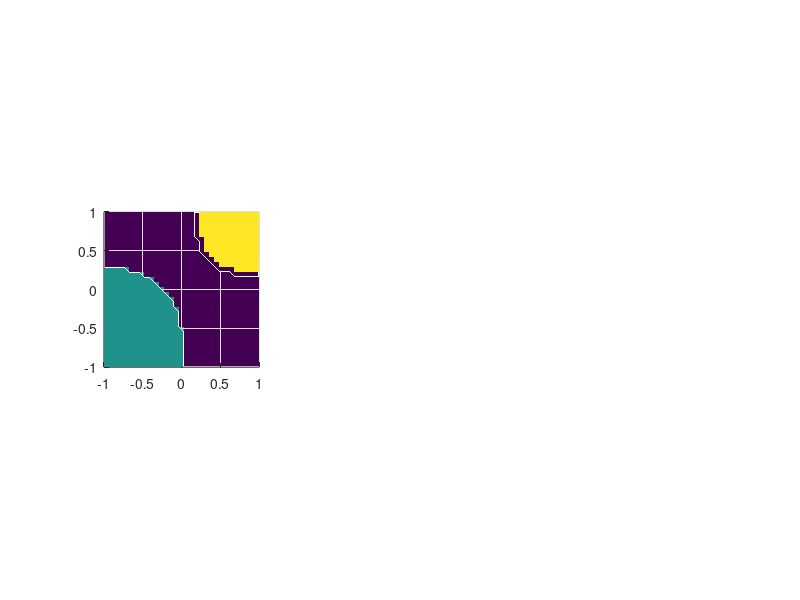

Source code (MATLAB): (Note: this script raises an error after producing the figure.)
rng(10);

%% MCMC parameters
mcmc.method = 'pcn';    % MCMC method (pcn, mala)
mcmc.mix_ratio = 1;   % Ratio of MALA steps to pCN steps (mixed method)
S = 1000000;      % MCMC samples
mcmc.beta = 0.01;       % pCN jump parameter
mcmc.h = 0.0001;                 % MALA step size parameter
mcmc.local = 1000;        % how many steps to calculate local acceptance rate?
mcmc.thinning = 1000;    % how often to update figure?
mcmc.burnin = 100000;
mcmc.b_acc_target = 0.2;
mcmc.h_acc_target = 0.2;

%% Model parameters
md.d = 2;              % Spatial dimension 
md.H = [200,200,10];    % Layer widths
md.L = 3;              % Number of hidden layers
md.N = 2^5;            % Sample on N or N*N grid
md.J = 2^5;
md.gm = 0.1;

% Calculate total number of weights
md.NW = md.d*md.H(1) + md.H(1);
for l=2:md.L
    md.NW = md.NW + md.H(l)*md.H(l-1) + md.H(l);
end
md.NW = md.NW + md.H(md.L);

% Define the spatial grid
[X,Y] = meshgrid(linspace(-1,1,md.N));
md.XX = [X(:),Y(:)];

% Create the truth, forward map, data
UT = zeros(md.N);
UT((X+1).^2+0.5*(Y+1).^3 < 1^2) = 1;
UT((X-0.8).^2+(Y-0.8).^2 < 0.6^2) = 2;
ax = [0,2];

%UT = flipud(phantom('Modified Shepp-Logan',md.N));
UT = UT(:);

obsInd = round(linspace(1,md.N^2,md.J));
obsInd = randsample(md.N^2,md.J);
basis = speye(md.N^2);

B = zeros(md.N^2);
%for j=1:md.N
%    B(:,j) = idct(dct(full(basis(:,j))).*exp(-0.0*(1:md.N)'));
%end
B = speye(md.N^2);

A = basis(obsInd,:);
G = A*B;

y = G*UT + normrnd(0,1,md.J,1)*md.gm;

% Objective function
J = @(xi) JFull(xi,md);

% Cost function
md.cost = @(U) norm(G*U-y)^2/(2*md.gm^2);
md.dcost = @(U) G'*(G*U-y)/md.gm^2;

% Activation function
md.sig = @(z) tanh(z);
md.dsig = @(z) 2*sqrt(2)*normpdf(z*sqrt(2));

% Non-centring function
md.lambda = @(z) tan(pi*normcdf(z)-pi/2);
md.dlambda = @(z) pi*sec(pi*normcdf(z)-pi/2).^2.*normpdf(z);

subplot(131);
surf(X,Y,reshape(UT,md.N,md.N),'EdgeColor','None');view(2);axis square;
caxis(ax);
%hold on
%scatter(md.XX(obsInd),y,'x');
%hold off


% Finite Difference test
%{
xi = normrnd(0,1,md.NW,1);
U = normrnd(0,1,md.N^2,1);

basis = speye(md.NW);
basisN = speye(md.N);
[~,PhiXi,DPhi_adj] = build_net(xi,md);
Cost0 = md.cost(U);
DCost_adj = md.dcost(U);
DPhi_fd = zeros(md.NW,1);
DCost_fd = zeros(md.N,1);

ep = 1e-8;
for j=1:md.NW
    [~,PhiXiP] = build_net(xi+ep*basis(:,j),md);
    DPhi_fd(j) = (PhiXiP-PhiXi)/ep;
end
for j=1:md.N
    DCost_fd(j) = (md.cost(U+ep*basisN(:,j))-Cost0)/ep;
end

subplot(131)
plot(DPhi_adj);
subplot(132)
plot(DPhi_fd);
subplot(133)
plot(DPhi_adj./DPhi_fd);
return
%}

% Performance test
%{
tic
for j=1:1000
xi = normrnd(0,1,md.NW,1);
[~,PhiXi,DPhiXi] = build_net(xi,md);
end
toc
return
%}

%% Gradient Descent
%{
%xi = normrnd(0,1,md.NW,1);
a0 = 2e-5;
maxIt = 20;

PhiTrace = zeros(S,1);
DPhiTrace = zeros(S,1);
for j=1:S
    [U,PhiXi,DPhiXi] = build_net(xi,md);
    PhiTrace(j) = PhiXi+norm(xi)^2/2;
    DPhiTrace(j) = norm(DPhiXi + xi);
    
    if mod(j,10) == 0
        fprintf('Phi = %f\t DPhi = %f\n',PhiTrace(j),DPhiTrace(j));
        subplot(131)
        semilogy(1:j,PhiTrace(1:j));
        subplot(132);
        semilogy(1:j,DPhiTrace(1:j));
        subplot(133);
        plot(md.XX,UT);
        hold on
        plot(md.XX,U);axis([-1,1,-2,1]);
        hold off        
        pause(0.01);
    end
    
    [ac,~] = LineSearch(xi,-DPhiXi-xi,a0,maxIt,J);
    ac = a0;
    xi = xi - ac*(DPhiXi + xi) + 0*sqrt(2*ac)*normrnd(0,1,md.NW,1);
    
    if ac < 1e-16
        maxIt = min(1e3,maxIt*2);
    end

end
return
%disp(size(U))
%disp(PhiXi);
%plot(md.XX,U)
%}


%% MCMC
%
acc = zeros(S,1);

UMean = zeros(md.N^2,1);
UVar = zeros(md.N^2,1);
xiMean = zeros(md.NW,1);
xiTrace = zeros(S,1);

xi = 0*normrnd(0,1,md.NW,1);
[~,PhiXi] = build_net(xi,md);

for s=1:S
    mcmc.b = 4*sqrt(mcmc.h)/(4+mcmc.h);
    if mcmc.mix_ratio > 0
        if unifrnd(0,1) < mcmc.mix_ratio
            mcmc.method = 'mala';
            [~,~,DPhiXi] = build_net(xi,md);
        else
            mcmc.method = 'pcn';
        end
    end
    
    % pCN
    if strcmp(mcmc.method,'pcn')
        xiProp = sqrt(1-mcmc.beta^2)*xi + mcmc.beta*normrnd(0,1,md.NW,1);
        
        [~,PhiXiProp] = build_net(xiProp,md);
        aProb = min(1,exp(PhiXi-PhiXiProp));
        
        if unifrnd(0,1) < aProb
            xi = xiProp;
            PhiXi = PhiXiProp;
            acc(s) = 1;
        end
        
        if mod(s,mcmc.local) == 0
            l_acc = mean(acc(s-mcmc.local+1:s));
            factor = max(1,2^((mcmc.burnin-s)/mcmc.burnin));
            if l_acc < mcmc.b_acc_target
                mcmc.beta = mcmc.beta/factor;
            else
                mcmc.beta = min(1,mcmc.beta*factor);
            end
        end
        
    % MALA    
    elseif strcmp(mcmc.method,'mala')
        xiProp = sqrt(1-mcmc.b^2)*xi + mcmc.b*(normrnd(0,1,md.NW,1) - sqrt(mcmc.h)/2*DPhiXi);
        [~,PhiXiProp,DPhiXiProp] = build_net(xiProp,md);
        I1 = PhiXi + mcmc.h/8*norm(DPhiXi)^2 + sqrt(mcmc.h)/2*DPhiXi'*(xiProp-sqrt(1-mcmc.b^2)*xi)/mcmc.b;
        I2 = PhiXiProp + mcmc.h/8*norm(DPhiXiProp)^2 + sqrt(mcmc.h)/2*DPhiXiProp'*(xi-sqrt(1-mcmc.b^2)*xiProp)/mcmc.b;
        
        aProb = min(1,exp(I1-I2));
        
        if unifrnd(0,1) < aProb
            xi = xiProp;
            PhiXi = PhiXiProp;
            DPhiXi = DPhiXiProp;
            acc(s) = 1;
        end
        
        if mod(s,mcmc.local) == 0
            l_acc = mean(acc(s-mcmc.local+1:s));
            factor = max(1,2^((mcmc.burnin-s)/mcmc.burnin));
            if l_acc < 0.3
                mcmc.h = mcmc.h/factor;
            else
                mcmc.h = min(1,mcmc.h*factor);
            end
        end
    end
    

        
    if mod(s,mcmc.thinning) == 0           
        U = build_net(xi,md);
        
        if s > mcmc.burnin
            q = (s-mcmc.burnin)/mcmc.thinning;
            UMean = ((q-1)*UMean + U)/q;
            UVar = ((q-1)*UVar + U.^2)/q;
            xiMean = ((q-1)*xiMean + xi)/q;

            subplot(133);
            surf(X,Y,reshape(UMean,md.N,md.N),'EdgeColor','None');view(2);axis square;
            caxis(ax);
        end
        
        subplot(132);
        surf(X,Y,reshape(U,md.N,md.N),'EdgeColor','None');view(2);axis square;
        caxis(ax);
        pause(0.01);
        fprintf('s = %i\tAccepted: %f\n',s,l_acc);
    end
    
    xiTrace(s) = norm(xi);
end
%

function z = JFull(xi,model)
    [~,PhiXi] = build_net(xi,model);
    z = PhiXi + norm(xi)^2/2;
end

function [U,PhiXi,DPhiXi] = build_net(xi,model)

    N = model.N^2;
    L = model.L;
    H = model.H;
    XX = model.XX;
    
    xi0 = xi;
    xi = model.lambda(xi0);
    % Extract weights/biases from xi
    W = cell(L+1,1);
    B = cell(L,1);
    
    curr_ind = 1;
    next_ind = model.d*H(1);
    W{1} = reshape(xi(curr_ind:next_ind),H(1),model.d);
    curr_ind = next_ind;
    next_ind = curr_ind + H(1);
    B{1} = xi(curr_ind+1:next_ind);
    
    for l=2:L
        curr_ind = next_ind;
        next_ind = curr_ind + H(l-1)*H(l);
        W{l} = reshape(xi(curr_ind+1:next_ind),H(l),H(l-1));
        curr_ind = next_ind;
        next_ind = curr_ind + H(l);
        B{l} = xi(curr_ind+1:next_ind);
    end
    curr_ind = next_ind;
    W{L+1} = reshape(xi(curr_ind+1:end),1,H(L));
    
    % Calculate U
    U = W{1}*XX' + B{1};
    U = model.sig(U);
    for l=2:L
        U = model.sig(W{l}*U + B{l});
    end
    U = (W{L+1}*U)'/H(L);
    
    % Return Phi(U)
    if nargout > 1
        PhiXi = model.cost(U);
    end
    
    % Return DPhi(U)  
    if nargout > 2
    
        dcost = model.dcost(U);

        % Build network
        z = cell(L+1,1);
        a = cell(L+1,1);

        z{1} = W{1}*XX' + B{1};
        a{1} = model.sig(z{1});
        for l=2:L
            z{l} = W{l}*a{l-1} + B{l};
            a{l} = model.sig(z{l});
        end
        z{L+1} = W{L+1}*a{L};
        a{L+1} = z{L+1};  

        % Calculate cost derivative (backprop);
        delta = cell(L+1,1);
        delta{L+1} = ones(1,N);

        for l=L:-1:1
           delta{l} = (W{l+1}'*delta{l+1}).*model.dsig(z{l}); 
        end

        size(delta{1})
        size(XX)
        temp = delta{1}.*XX;
        dC = temp;
        dC = [dC;delta{1}];
        for l=2:L+1
            temp2 = delta{l}(:,1)*a{l-1}(:,1)';
            temp = temp2(:);
            for n=2:N
                temp2 = delta{l}(:,n)*a{l-1}(:,n)';
                temp = [temp,temp2(:)];          
            end
            dC = [dC;temp];
            if l < L+1
                dC = [dC;delta{l}];
            end
        end

        dC = model.dlambda(xi0).*dC;
        size(dC)
        DPhiXi = dC*dcost/H(L);

    end
end

    

